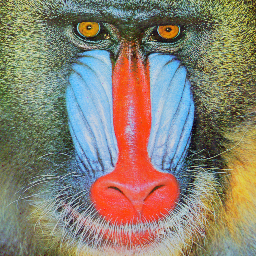
#> input picture Lab1/mandrill.tif, 256 x 256 px
$ jupyter execute Lab1_Computer_Vision.ipynb
#> lines starting #> are read from the running program, lines starting #| are printed output that depends on the picture; after the words box and inside, x2 and y2 are one past the last pixel; in counts of white or black regions, pixels touching at a corner belong together
# Lab 1:

   ## 1.1 Image in Python

   ## 1.2 Image Manipulation

   ## 1.3 Image Statistics

   ## 1.4 Lab Assignment: Lane Detection

### Objective:
1. Understanding image manipulation in Python
2. Knowing different color spaces and how/when to use them

### Outcome/Submission
1. Jupyter notebook with
    - Completed functions along with comments.
    - Visualization of the results in the notebook itself.
    - Answers to the question asked in the notebook.
___

2. Lane Detection:
    - Code/function which generate the mask for lane along with comments on how you detected the yellow lanes.
    - Short answer on the limitation of the approch used for lane detection.
    - A output video 'detected_lane.mp4' with detected lane, the lane orientation and a warning when in incorrect lane.

## 1.1 Image in Python
Images are matrices and in Python best matrix library is Numpy.

Some of the Python libraries for image processing:

    - Scipy (scipy.ndimage)
    - Scikit-Image (skimage)
    - Python Imaging Library (PIL: in-built Python package)
    - OpenCV (we will use this)

And many other are available. Most libraries uses or have conversion to and from Numpy arrays.

Installation:

    - Numpy (pip install numpy)
    - OpenCV (pip install opencv-python)
    - Scikit-Image (pip install -U scikit-image)
    - Scipy (pip install scipy)
    - Matplotlib (pip install matplotlib)

#### Tasks
1. Read "mandrill.tif" image using OpenCV's _imread_ function.
2. Visualize image using PIL.
<span style="color:Red">Q1</span> Why image looks different?
3. Read "mandrill.tif" image as grey using OpenCV's imread function. [_imread_ flags](https://docs.opencv.org/3.4/d8/d6a/group__imgcodecs__flags.html)
4. Write image with .jpg extension using OpenCV's _imwrite_ function.

[cell 1]
### Importing packages
import cv2             #for image manipulation
import numpy as np     #for handling matrix operation
from PIL import Image  #for image visualization in Jupyter Notebook (matplotlib could also be used)
from typing import List, Tuple

[cell 2]
mandrillImage = cv2.imread("mandrill.tif") #1
#> mandrillImage is the input picture: shape (256, 256, 3); mean B, G, R 113.3, 129.1, 137.6
#https://www.geeksforgeeks.org/convert-opencv-image-to-pil-image-in-python/?ref=oin_asr1
colorCoverted = cv2.cvtColor(mandrillImage, cv2.COLOR_BGR2RGB) #2 from BGR to RGB
mandrillImagePIL = Image.fromarray(colorCoverted)
mandrillImagePIL.show()

<span style="color:Red">Q1</span>: Images look different due to differences in color space representation between OpenCV (BGR) and PIL (RGB).

[cell 3]
mandrillImageGrey = cv2.imread("mandrill.tif", cv2.IMREAD_GRAYSCALE) #3
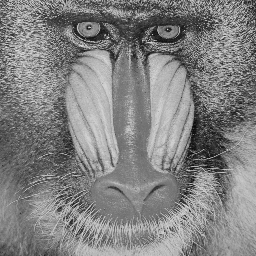
#> mandrillImageGrey: shape (256, 256); min 6, max 231, mean 129.8
cv2.imwrite("mandrillGrey.jpg", mandrillImageGrey) #4
#> Out = True

## 1.2 Image Manipulation
   ### 1.2.1 Image Info
   ### 1.2.2 Colorspace Conversion
   ### 1.2.3 Image Cropping
   ### 1.2.4 Image Rotation
   ### 1.2.5 Image Filters

### 1.2.1 Image Info

#### Tasks
1. Read "mandrill.tif" image and print image informations:
    - number of dimensions
    - image shape
    - datatype of image pixel
    - datatype of image

[cell 4]
### Image (matrix) Basic Info
img = cv2.imread("mandrill.tif", cv2.IMREAD_COLOR)

ndim = img.ndim
#> ndim = 3
shape = img.shape
#> shape = (256, 256, 3)
dtype = img.dtype
data_type = type(img)

print("number of dimensions: " + str(ndim))
#| number of dimensions: 3
print("image shape: " + str(shape))
#| image shape: (256, 256, 3)
print("datatype of image pixel: " + str(ndim))
#| datatype of image pixel: 3
print("datatype of image: " + str(ndim))
#| datatype of image: 3

### 1.2.2 Colorspace Conversion

#### Tasks
1. Read "mandrill.tif" as gray image using *cv2.imread* with _cv2.IMREAD_GRAYSCALE_.
2. Read "mandrill.tif" as color image and convert to gray image using *cv2.cvtColor* function.
<span style="color:Red">Q2</span> Are the two gray image same? If not, why?

3. Check the colorspaces available in OpenCV library. Try few conversion and visualize the images in different color spaces. Focus specially on RGB and HSV colorspaces.
<span style="color:Red">Q3</span> When would you use RGB and HSV color spaces?

[cell 5]
mandrillImageGrey = cv2.imread("mandrill.tif", cv2.IMREAD_GRAYSCALE) #1 (#3 in task 1.1)
mandrillImage = cv2.imread("mandrill.tif", cv2.IMREAD_COLOR) #2 (task 1.2.1)
mandrillImageConverted = cv2.cvtColor(mandrillImage, cv2.COLOR_BGR2GRAY)

#cv2.imshow("mandrillImageGrey",mandrillImageGrey)
#cv2.imshow("mandrillImageConverted", mandrillImageConverted)
display(Image.fromarray(mandrillImageGrey))
display(Image.fromarray(mandrillImageConverted))

print((mandrillImageGrey == mandrillImageConverted).all())
#| False

<span style="color:Red">Q2</span>: Although not visible by eye, they are not the same. cv2.IMREAD_GRAYSCALE reads the image directly in grayscale by interpreting pixel values as intensity values without going through RGB channels. cv2.cvtColor converts from the original BGR color channels to grayscale by averaging or weighting the color channels

[cell 6]
mandrillImageHSV = cv2.cvtColor(img, cv2.COLOR_BGR2HSV) #3
#> mandrillImageHSV: shape (256, 256, 3); mean H, S, V 60.2, 95.9, 159.7
mandrillImageRGB = cv2.cvtColor(img, cv2.COLOR_BGR2RGB)
mandrillImageLAB = cv2.cvtColor(img, cv2.COLOR_BGR2LAB)
#> mandrillImageLAB: shape (256, 256, 3); mean of channels 0, 1, 2 140.8, 130.5, 139.4
mandrillImageHLS = cv2.cvtColor(img, cv2.COLOR_BGR2HLS)
#> mandrillImageHLS: shape (256, 256, 3); mean of channels 0, 1, 2 60.6, 127.6, 88.7
mandrillImageLUV = cv2.cvtColor(img, cv2.COLOR_BGR2LUV)
#> mandrillImageLUV: shape (256, 256, 3); mean of channels 0, 1, 2 140.2, 104.2, 146.5
#cv2.imshow("mandrillImageHSV",mandrillImageHSV)

display("HSV",Image.fromarray(mandrillImageHSV))
display("RGB",Image.fromarray(mandrillImageRGB))
display(Image.fromarray(mandrillImageLAB))
display(Image.fromarray(mandrillImageHLS))
display(Image.fromarray(mandrillImageLUV))

 <span style="color:Red">Q3</span>: RGB is the more realistic out of the two, but does not seperate color from intensity. HSV seperates color from intensity. I would use HSV when seperating color from intensity is required else RGB.

### 1.2.3 Image Cropping
1. Implement and test two simple Python functions for center crop and random crop keeping same aspect ratio. (Used in image augmentation for deep learning)

    ```
    def center_crop(image:np.ndarray, ratio:float)->np.ndarray:
        ...
    ```

    ```
    def random_crop(image:np.ndarray, ratio:float)->np.ndarray:
        ...
    ```

*You can use **random** or **numpy.random** module to generate random numbers.*

[cell 7]
def center_crop(image:np.ndarray, ratio:float)->np.ndarray:
#> called with ratio = 0.45
    h, w = image.shape[:2]
#> h = 256; w = 256
    crop_h, crop_w = int(h * ratio), int(w * ratio)
#> crop_h = 115; crop_w = 115
    start_x, start_y = (w - crop_w) // 2, (h - crop_h) // 2
#> start_x = 70; start_y = 70
    return image[start_y:start_y + crop_h, start_x:start_x + crop_w]


# [6 lines left out: function random_crop, not called in this run]

centerCropImg = center_crop(img, 0.45)
randomCropImg = center_crop(img, 0.45)

display(Image.fromarray(centerCropImg))
display(Image.fromarray(randomCropImg))

### 1.2.4 Image Rotation

#### Tasks
1. Implement a Python function to rotate the image by $\theta$ degrees in clockwise or anti-clockwise direction.
```
def getRotation2DMatrix(theta: float)->np.ndarray:
    '''
    theta: angle of rotation in degress
    '''
    ...


def imrotate(image:np.ndarray, theta:  float)->np.ndarray:
    '''
    image: numpy array
    theta: angle of rotation in degress
    '''
    ...
```

2. Rotate the image by 30° clockwise around image center and visualize the image.
<span style="color:Red">Q4</span> Is the image rotation as you expected? If not, what went wrong and how to correct it.

Hint:

[cell 8]
# [7 lines left out: function getRotation2DMatrix, not called in this run]


def imrotate(image:np.ndarray, theta:  float)->np.ndarray:
    '''
    image: numpy array
    theta: angle of rotation in degress
    '''
#> called with theta = 45
    h, w = image.shape[:2]
#> h = 256; w = 256
    center = (w // 2, h // 2)
#> center = (128, 128)
    matrix = cv2.getRotationMatrix2D(center, theta, 1.0)
    return cv2.warpAffine(image, matrix, (w, h))
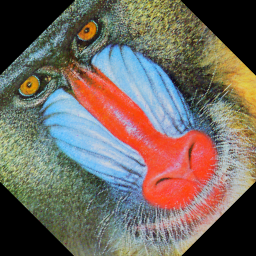
#> returned value: shape (256, 256, 3); mean of channels 0, 1, 2 96.7, 105.4, 114.5; drawn as B, G, R

rotatedImg = imrotate(img, 45)
display(Image.fromarray(rotatedImg))

   <span style="color:Red">Q4</span>: As expected.

3. Use the provided function **rotate_image** created using OpenCV's inbuilt functions to rotate the image.
    - rotate the image 4 times by 90°.
    - rotate the image 8 times by 45°.
    - rotate the image 36 times by 10°.

    <span style="color:Red">Q5</span> Visualize the image after each step and report the observations.

*You can also try the **scipy.ndimage.rotate** function*

[cell 9]
# [12 lines left out: functions rotate_image, visualize_rotate_image, not called in this run]


# Uncomment to visualize
#visualize_rotate_image(img, 90)
#visualize_rotate_image(img, 45)
#visualize_rotate_image(img, 10)

<span style="color:Red">Q5</span>: We lose information with every rotation. In particular, if we rotate it by only 10° at a time, we can see that the edges of the image are cut off and it now looks like a circle. It also looks less blurred. The same goes for the 45° version, although we lose less information there. In the 90° version we do not see these effects, it looks the same after it has been fully rotated once.

### 1.2.5 Image Filters
Some of the commom filters:

#### Tasks
1. Write a kernel and apply to an image using **cv2.filter2D** and visualize the result.
2. Write a simplified function to generate a motion blur and Gaussian blur kernel.
```
def create_motion_blur_kernel(ksize:Tuple[int,int], theta:float)->np.ndarray:
    '''
    ksize: kernel size, tuple of int
    theta: angle in degrees
    '''
    ...
```

```
def create_gaussian_blur_kernel(ksize:Tuple[int,int], sigma:float)->np.ndarray:
    '''
    ksize: kernel size, tuple of int
    sigma: standard deviation
    '''
    ...
```

3. Apply [Laplacian filter](https://homepages.inf.ed.ac.uk/rbf/HIPR2/log.htm) to *peppers.png* image and display the results.
    <span style="color:Red">Q6</span> Why does the Laplacian make the peppers so shiny?
    - Run the filter on Gaussian blurred image. Do you observer the same effect?


4. Try out OpenCV's Canny edge detection. We will use it in the final part of lab.

[cell 10]
def create_motion_blur_kernel(ksize:Tuple[int,int], theta:float)->np.ndarray:
    '''
    ksize: kernel size, tuple of int
    theta: angle in degrees
    '''
    #box_blur_kernel = np.ones(ksize) / (ksize[0] * ksize[1])

    motion_blur_kernel = np.zeros(ksize)
    theta = np.deg2rad(theta)

    for x in range(ksize[1]):
        for y in range(ksize[0]):
            if abs((x - ksize[1] // 2) * np.sin(theta) - (y - ksize[0] // 2) * np.cos(theta)) < 0.5:
                motion_blur_kernel[y, x] = 1

    return motion_blur_kernel / motion_blur_kernel.sum() # normalize


def create_gaussian_blur_kernel(ksize:Tuple[int,int], sigma:float)->np.ndarray:
    '''
    ksize: kernel size, check for odd number
    sigma: standard deviation
    '''
    # check if the ksize is odd
    if ksize[0] % 2 == 0 or ksize[1] % 2 == 0:
        raise ValueError("ksize is even")

    gaussian_blur_kernel = np.zeros(ksize)
    padSizeX = ksize[1] // 2
    padSizeY = ksize[0] // 2

    for s in range(-padSizeY, padSizeY + 1):
        for t in range(-padSizeX, padSizeX + 1):
            gf = np.exp(-(s**2 + t**2) / (2 * sigma**2)) # formula from gaussianfilter.m
            gaussian_blur_kernel[s + padSizeY, t + padSizeX] = gf

    return gaussian_blur_kernel / gaussian_blur_kernel.sum() # normalize

#1
sharpenKernel = np.array([[0, -1, 0],
                    [-1, 5, -1],
                    [0, -1, 0]])

sharpenKernelImg = cv2.filter2D(img, -1 ,sharpenKernel)
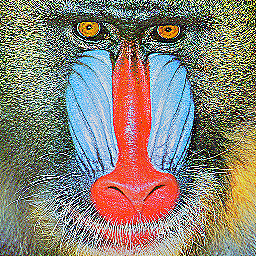
#> sharpenKernelImg: shape (256, 256, 3); mean B, G, R 117.2, 129.5, 137.7

display(Image.fromarray(sharpenKernelImg))


#2
motionBlurKernelImg = cv2.filter2D(img, -1 ,create_motion_blur_kernel([3,3],45))
gaussianBlurKernelImg = cv2.filter2D(img, -1 ,create_gaussian_blur_kernel([3,3],45))

display(Image.fromarray(motionBlurKernelImg))
display(Image.fromarray(gaussianBlurKernelImg))

[cell 11]
#3
peppersImg = cv2.imread("pepper.png", cv2.IMREAD_COLOR)
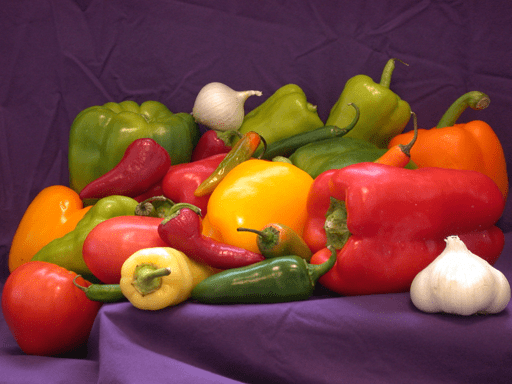
#> input picture Lab1/pepper.png, 512 x 384 px
#> peppersImg is the input picture: shape (384, 512, 3); mean B, G, R 57.7, 66.4, 120.9

laplacianPeppersImg = cv2.Laplacian(peppersImg, -1)

display(Image.fromarray(laplacianPeppersImg))

laplacianGaussianBlurKernelImg = cv2.Laplacian(gaussianBlurKernelImg, -1)
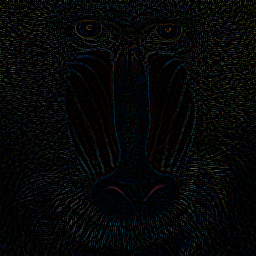
#> laplacianGaussianBlurKernelImg: shape (256, 256, 3); mean B, G, R 7, 6.9, 5.7

display(Image.fromarray(laplacianGaussianBlurKernelImg))


#4

display(Image.fromarray(cv2.Canny(img, 50, 150)))
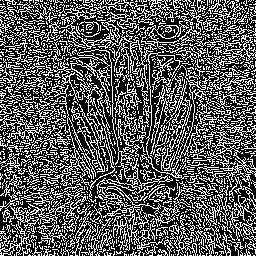
#> shown: PIL image 256x256 L; 35.4% white in thin lines or dots
display(Image.fromarray(cv2.Canny(peppersImg, 50, 150)))
display(Image.fromarray(cv2.Canny(peppersImg, 50, 50)))
display(Image.fromarray(cv2.Canny(peppersImg, 150, 150)))
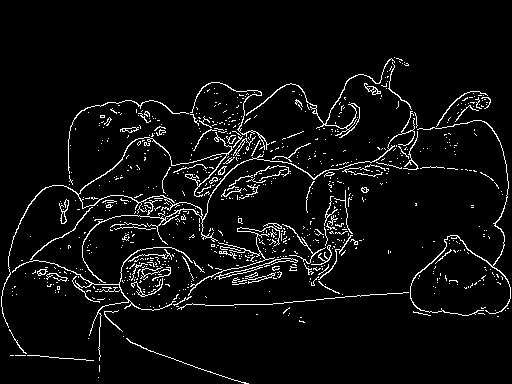
#> shown: PIL image 512x384 L; 5.2% white in thin lines or dots, all inside (x1, y1, x2, y2) = (1, 57, 511, 384)

<span style="color:Red">Q6</span>: Laplacian accenturates areas with sharp intensity gradients like edges or the surface of the peppers. We do get less of that effect for the blurred image.

## Image Statistics

Some of the image statistocs are mean, covarience, pixel count, histogram, and many other. Checkout [slides](https://userpages.cs.umbc.edu/caban1/Fall2010/CMSC691/Schedule_files/Docs/08-ImageStatistics.pdf) for more details.

#### Image Histogram
- Distribution of color intensity in the image
- Useful for guessing exposure and contarst in image
- Useful in contrast correction using [Histogram Equalization](https://en.wikipedia.org/wiki/Histogram_equalization).

#### Tasks
1. Use *matplotlib.pyplot* to plot the histogram of "boat.tif" image.
2. Write a function for histogram equalization and compare it with **cv2.equalizeHist** function.
    <span style="color:Red">Q7</span> How to apply custom histogram equalization function or **cv2.equalizeHist** on color images.

```
def histogram_equalization(image: np.ndarray)->np.ndarray:
    '''
    image: grayscale image
    '''
    ...
```

*Hint: Create an array of size 256 that gives a new intensity value where the original intensity value are used as index.*

[cell 12]
def histogram_equalization(image: np.ndarray)->np.ndarray:

    hist, _ = np.histogram(image.flatten(), 256, [0, 256])
    cdf = hist.cumsum()
    cdfMa = np.ma.masked_equal(cdf, 0)

    cdfMa = (cdfMa - cdfMa.min()) * 255 / (cdfMa.max() - cdfMa.min())
    cdf = np.ma.filled(cdfMa, 0).astype('uint8')

    return cdf[image]


import matplotlib.pyplot as plt

boatImg = cv2.imread("boat.tif", cv2.IMREAD_GRAYSCALE)
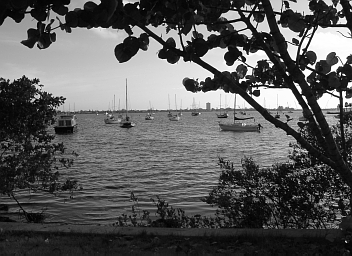
#> input picture Lab1/boat.tif, 352 x 256 px
#> boatImg is the input picture: shape (256, 352); min 0, max 255, mean 89.8

#1
plt.figure(figsize=(10, 6))
plt.hist(boatImg.ravel(), bins=256) # better than hint
plt.title("Histogram of boat.tif")
plt.xlabel("Pixel Intensity")
plt.ylabel("Frequency")
plt.show()
#> figure, not shown here; tallest bar 1689 high, from x = 15.94 to 16.93

[cell 13]
cv2HistogramEqualizationImg = cv2.equalizeHist(boatImg)
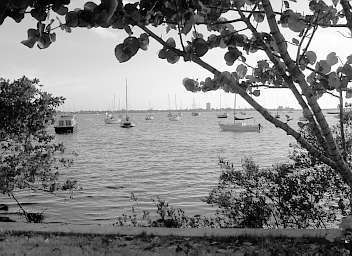
#> cv2HistogramEqualizationImg: shape (256, 352); min 0, max 255, mean 128.2
customHistogramEqualizationImg = histogram_equalization(boatImg)
#> in histogram_equalization, `hist, _ = np.histogram(image.flatten(), 256, [0, 256])`: hist = 256 values, max 1689 at index 16, min 56 at index 1, mean 352
#> in histogram_equalization, `cdf = hist.cumsum()`: cdf = 256 values from 127 to 90112
#> in histogram_equalization, `cdf = np.ma.filled(cdfMa, 0).astype('uint8')`: cdf = 256 values from 0 to 255

plt.figure(figsize=(12, 6))


plt.subplot(1,2,1)
plt.hist(cv2HistogramEqualizationImg.ravel(), bins=256)
plt.title("OpenCV Equalized Histogram")

plt.subplot(1,2,2)
plt.hist(customHistogramEqualizationImg.ravel(), bins=256)
plt.title("Custom Equalized Histogram")

plt.tight_layout()
plt.show()
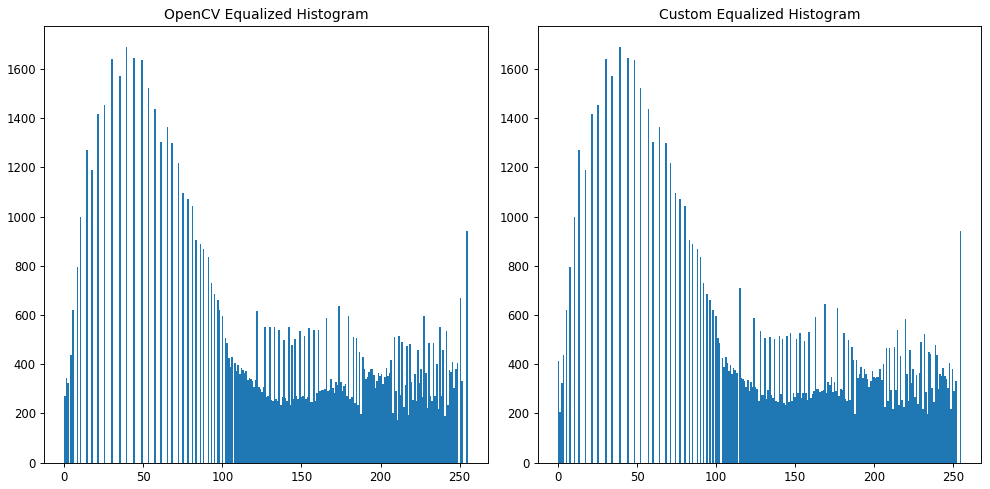
#> figure drawn by matplotlib, 2 panels; panel 1: tallest bar 1689 high, from x = 38.85 to 39.84; panel 2: tallest bar 1689 high, from x = 38.85 to 39.84
